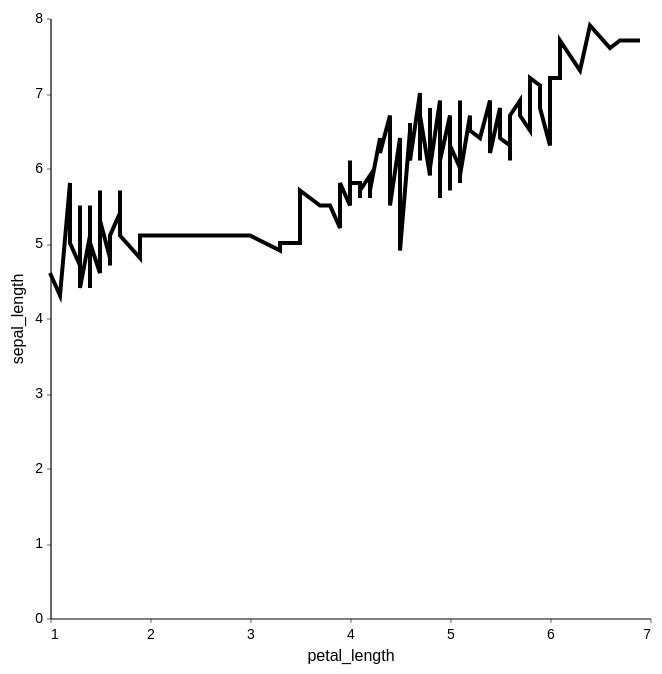

Write notebook code for a chart like this one.
### Code cell
alt.Chart(df).mark_line().encode(x='petal_length', y='sepal_length')

### Figure 1 — Vega-Lite specification as saved in the notebook (floating-point values rounded to 4 significant figures; data arrays with more than 128 entries replaced by an {"elided": "..."} marker saying what was removed)
{"config": {"font": "Helvetica", "scheme": "set1", "color": {"field": "color", "type": "Set1"}, "view": {"strokeWidth": 0}, "axis": {"grid": false, "domainColor": "black", "domainWidth": 0.6, "tickColor": "black", "tickSize": 2, "tickWidth": 0.3, "labelFontWeight": "normal", "titleFontWeight": "normal", "labelFontSize": 7, "titleFontSize": 8}, "range": {"category": {"scheme": "set1"}, "heatmap": {"scheme": "viridis"}, "ordinal": {"scheme": "set1"}, "ramp": {"scheme": "set1"}, "diverging": {"scheme": "set1"}}, "legend": {"labelFontWeight": "normal", "titleFontWeight": "normal", "labelFontSize": 7, "titleFontSize": 8, "symbolOpacity": 1, "symbolStrokeWidth": 0}, "boxplot": {"outliers": {"size": 8, "filled": true}}, "mark": {"color": "black"}}, "data": {"name": "data-a4bd480ea976f54878a155ce12ba18ce"}, "mark": "line", "encoding": {"x": {"field": "petal_length", "type": "quantitative"}, "y": {"field": "sepal_length", "type": "quantitative"}}, "$schema": "https://vega.github.io/schema/vega-lite/v4.17.0.json", "datasets": {"data-a4bd480ea976f54878a155ce12ba18ce": {"elided": "150 records"}}}
